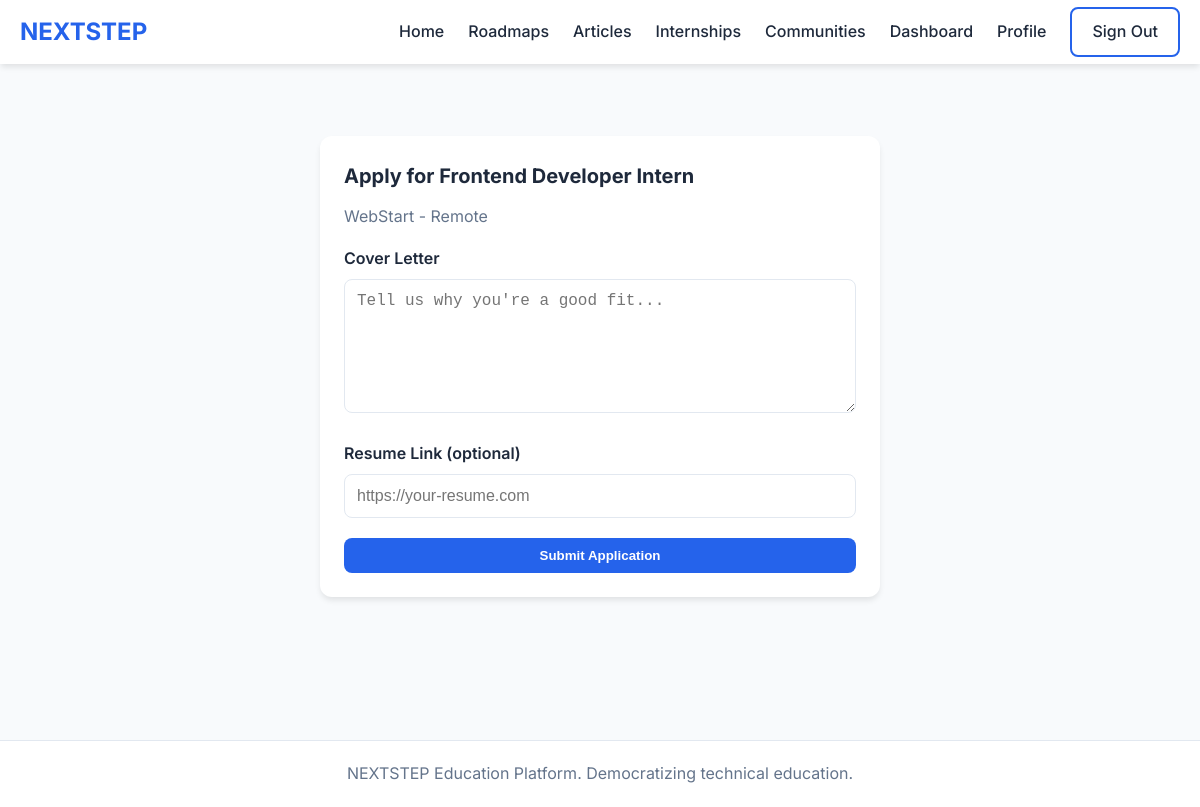
/internships/2/apply/ (signed in), run on the app's committed database.
### internships/models.py (models this page shows, shortened)
class Internship(models.Model):
    title = models.CharField(max_length=200)
    company = models.CharField(max_length=200)
    description = models.TextField()
    location = models.CharField(max_length=100, blank=True)
    is_remote = models.BooleanField(default=False)
    posted_by = models.ForeignKey(User, on_delete=models.CASCADE, related_name='posted_internships')
    created_at = models.DateTimeField(auto_now_add=True)
    deadline = models.DateField(null=True, blank=True)
    is_active = models.BooleanField(default=True)
    class Meta:
        ordering = ['-created_at']

### internships/views.py (the view, shortened to what this page needs)
# urls.py: path('<int:pk>/apply/', views.apply_internship, name='apply_internship'),
@login_required
def apply_internship(request, pk):
    internship = get_object_or_404(Internship, pk=pk, is_active=True)
    if Application.objects.filter(internship=internship, applicant=request.user).exists():
        messages.info(request, 'You have already applied for this internship.')
        return redirect('internship_detail', pk=pk)
    return render(request, 'internships/apply.html', {'internship': internship})

### templates/internships/apply.html (shortened to what this page needs)
{% extends 'base.html' %}
{% block content %}
<div class="container" style="max-width: 600px; margin-top: 32px;">
    <div class="card">
        <h2 class="card-title">Apply for {{ internship.title }}</h2>
        <p style="color: var(--text-light); margin-bottom: 16px;">{{ internship.company }} - {{ internship.location }}</p>
        <form method="post">
            <div class="form-group">
                <label for="cover_letter">Cover Letter</label>
                <textarea id="cover_letter" name="cover_letter" class="form-control" rows="6" placeholder="Tell us why you're a good fit..." required></textarea>
            </div>
            <div class="form-group">
                <label for="resume_link">Resume Link (optional)</label>
                <input type="url" id="resume_link" name="resume_link" class="form-control" placeholder="https://your-resume.com">
            </div>
            <button type="submit" class="btn btn-primary" style="width: 100%;">Submit Application</button>
        </form>
    </div>
</div>
{% endblock %}

### static/css/style.css (style rules this page uses)
:root { --primary: #2563eb; --primary-dark: #1d4ed8; --secondary: #10b981; --danger: #ef4444; --warning: #f59e0b; --bg: #f8fafc; --card-bg: #ffffff; --text: #1e293b; --text-light: #64748b; --border: #e2e8f0; --shadow: 0 4px 6px -1px rgba(0, 0, 0, 0.1); --radius: 12px; }
* { margin: 0; padding: 0; box-sizing: border-box; }
body { font-family: 'Inter', sans-serif; background-color: var(--bg); color: var(--text); line-height: 1.6; }
.container { max-width: 1200px; margin: 0 auto; padding: 0 20px; }
.btn { display: inline-block; padding: 10px 20px; border-radius: 8px; font-weight: 600; text-decoration: none; cursor: pointer; border: none; transition: all 0.2s; }
.btn-primary { background: var(--primary); color: white; }
.card { background: var(--card-bg); border-radius: var(--radius); box-shadow: var(--shadow); padding: 24px; margin-bottom: 20px; }
.card-title { font-size: 1.25rem; font-weight: 700; margin-bottom: 12px; }
.form-group { margin-bottom: 20px; }
.form-group label { display: block; margin-bottom: 8px; font-weight: 600; }
.form-control { width: 100%; padding: 12px; border: 1px solid var(--border); border-radius: 8px; font-size: 1rem; transition: border-color 0.2s; }

### data on the page
Internship: title "Frontend Developer Intern", company "WebStart", location "Remote"
